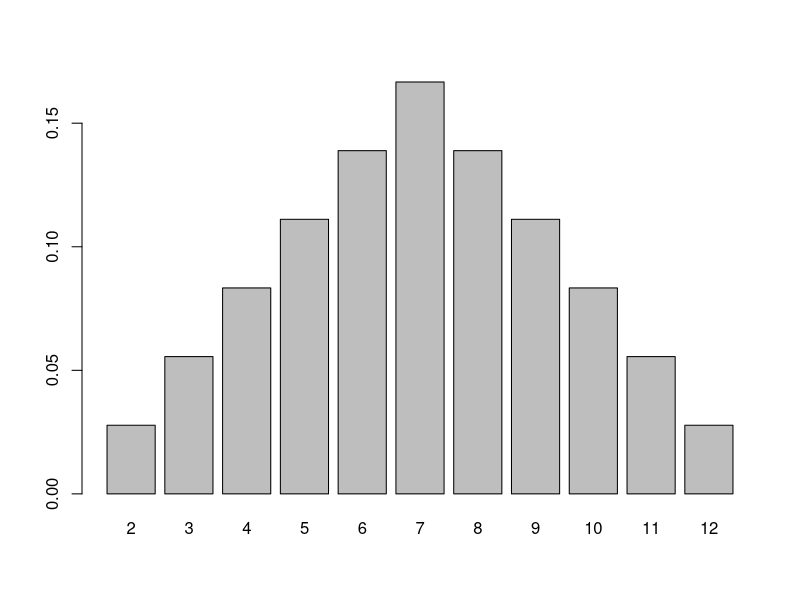

R code for this plot:
##--------------------------------------------
##
## Counting/Probability R code (lecture 2)
##
## Class: PCE Data Science Methods Class
##
## Contains examples of:
##
## -Counting, Probability
##
## -More on Distributions
##
##--------------------------------------------

library(MASS) # Contains the function 'fractions()', 

##-----Sandwich Count----
breads = c('white', 'wheat', 'italian', 'sevengrain')
meats = c('ham', 'turkey', 'chicken', 'pastrami', 'meatballs')
toppings = c('mustard', 'mayo', 'salt_pepper', 'oil_vinegar')

sandwiches = expand.grid(breads,
                         meats,
                         toppings)
nrow(sandwiches)
sandwiches


##-----Two Dice Example ------
twoDice = expand.grid(1:6,1:6)
twoDice

twoDice$sum = twoDice$Var1 + twoDice$Var2
twoDice$isdouble = twoDice$Var1 == twoDice$Var2 ## == is logical equals
twoDice

# Count different sums
sumCounts = table(twoDice$sum)
sumCounts

# Count doubles
doubles = sum(twoDice$isdouble)
doubles

# Probability of a double:
fractions(doubles/nrow(twoDice))

# Probabilities of sums:
sumProb = fractions(table(twoDice$sum)/nrow(twoDice)) # type ?fractions for detail
barplot(sumProb)


